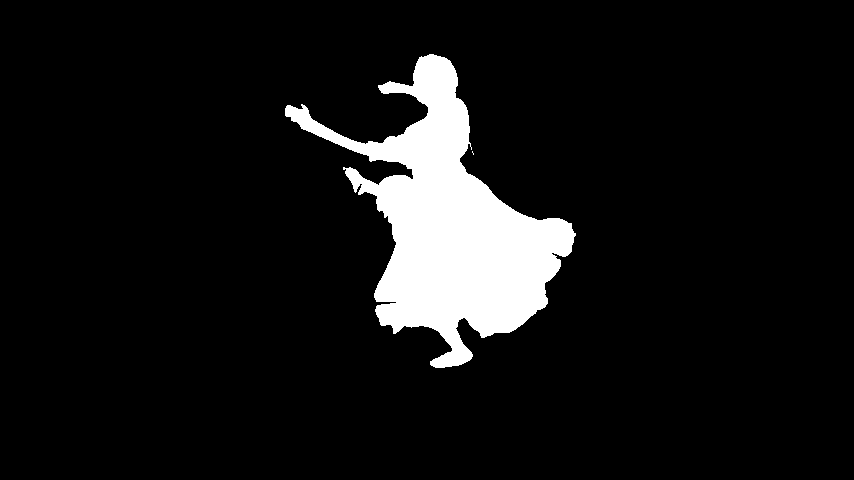
#> input picture data/Davis2017/train/mask/dance-jump/00000_0.png, 854 x 480 px, found by its file name
$ jupyter execute --allow-errors Davis_refine_instance_mask_get.ipynb   (shell and % lines are left out)
#> lines starting #> are read from the running program, lines starting #| are printed output that depends on the picture
[cell 1]
import os
import cv2
import matplotlib.pyplot as plt
import numpy as np
import concurrent.futures
import glob

#> (a cell that did not finish here is left out)

[cell 3]
mask_base_path = '/home/ningxinLin/davis2018/data/DAVIS/Annotations/480p/'
write_base_path = '/home/ningxinLin/DeepGrabCut_Davis_finetune/data/Davis2017/train/mask/'

#> (a cell that did not finish here is left out)

[cell 5]
def get_instance_mask(path):

    assert os.path.isfile(path)
    base_name = path.split('/')[-1].split('.')[0]
    instance_num = 0
    mask = cv2.imread(path, 0)
    categorys = np.unique(mask)
    for category in categorys:
        if category == 0:
            continue
        instance_mask = (mask==category).astype(np.uint8)
        cv2.imwrite(write_path+'/'+base_name+'_'+str(instance_num)+'.png',instance_mask)
        instance_num += 1

[cell 6]
plt.imshow(cv2.imread('/home/ningxinLin/DeepGrabCut_Davis_finetune/data/Davis2017/train/mask/elephant/00000_0.png',0))
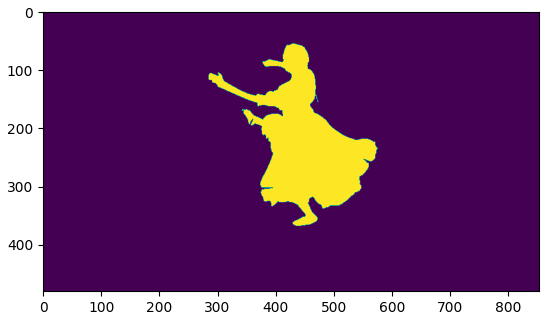
#> figure drawn by matplotlib, 1 panel


$ run again, with data/Davis2017/train/mask/dance-jump/00035_0.png copied over data/Davis2017/train/mask/dance-jump/00000_0.png
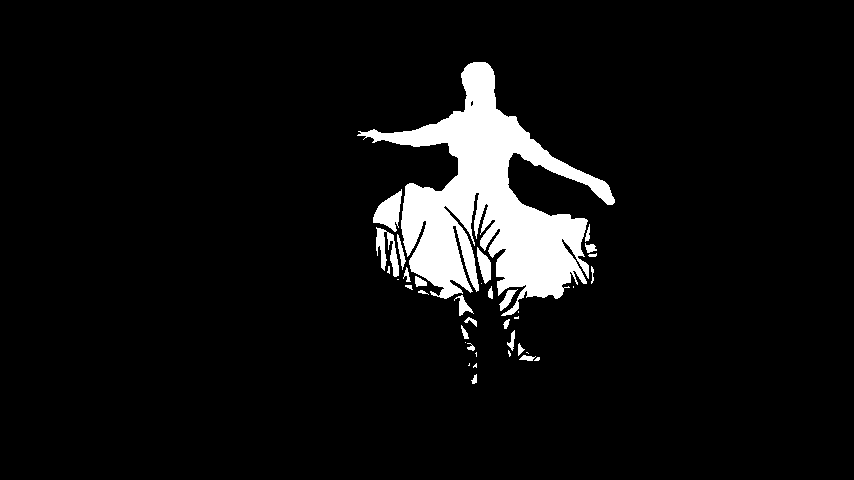
#> input picture data/Davis2017/train/mask/dance-jump/00035_0.png, 854 x 480 px, found by its file name
#> `[cell 6] plt.imshow(cv2.imread('/home/ningxinLin/DeepGrabCut_Davis_fin..`:
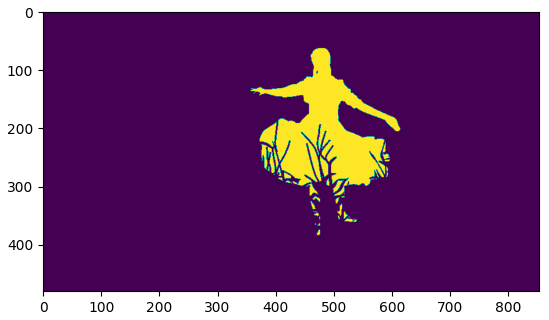
#> figure drawn by matplotlib, 1 panel
